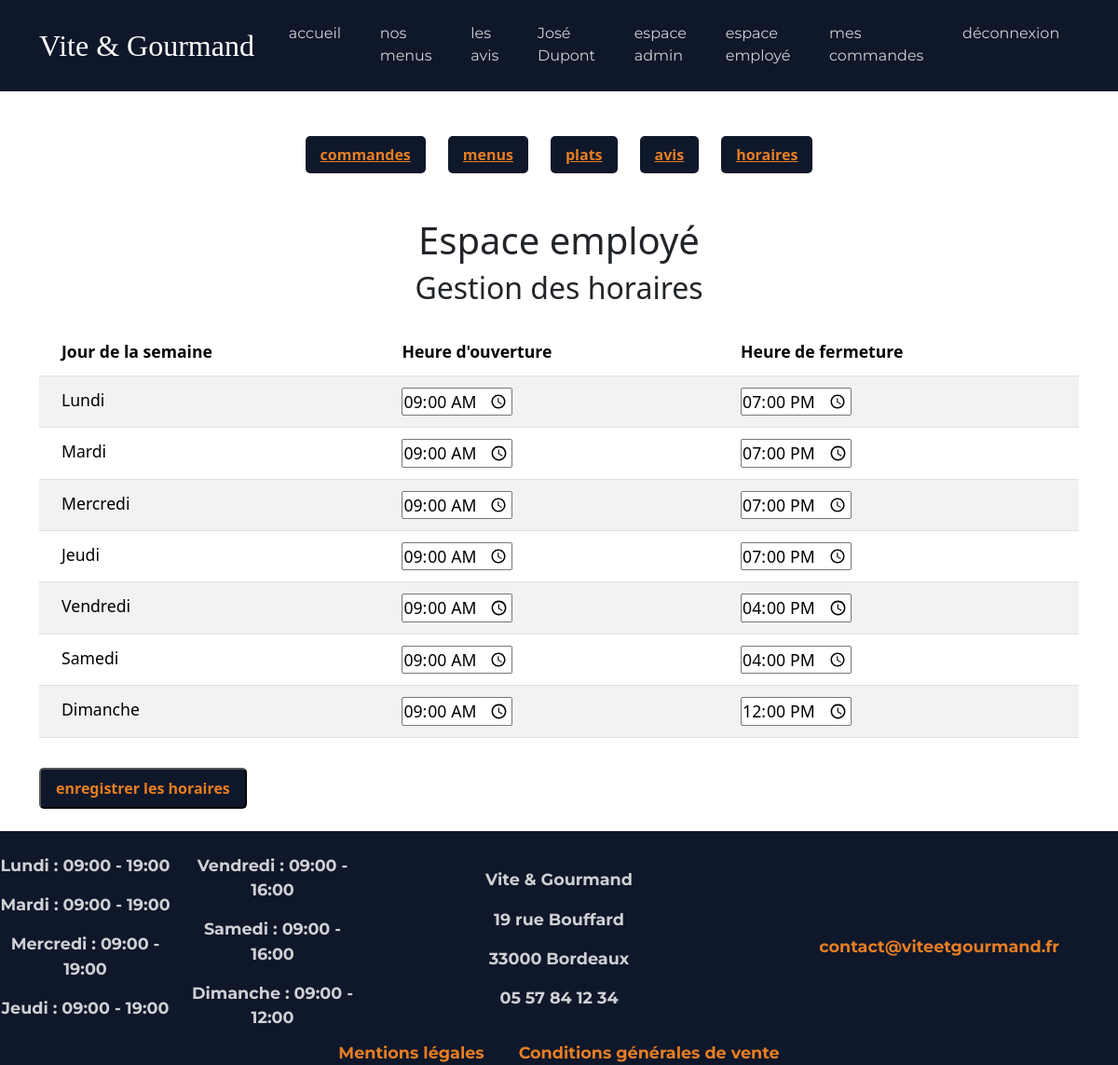
The app's page /employe/horaires (signed in) with its own data.
### tables this page shows
CREATE TABLE horaire(
   Id_horaire INT AUTO_INCREMENT,
   jour VARCHAR(50) NOT NULL,
   heure_ouverture VARCHAR(50) NOT NULL,
   heure_fermeture VARCHAR(50) NOT NULL,
   PRIMARY KEY(Id_horaire)
);

### src/core/Router.php (called while the page is built, shortened)
<?php
class Router
{
    private $routes = [];
    public function add($url, $action)
    {
        $this->routes[$url] = $action;
    }
    public function dispatch()
    {
        $path = parse_url($_SERVER['REQUEST_URI'], PHP_URL_PATH);
        $path = rtrim($path, "/");
        try {
            $action = $this->routes[$path];
            $nomMethode = $action[1];
            $controller = new $nomController();
            $controller->$nomMethode();
        } catch (\Throwable $th) {
            http_response_code(500);
            die("Erreur serveur : " . $th->getMessage());
        }
    }
}

### public/index.php (called while the page is built, shortened)
<?php
$router = new Router();
$router->add('/', [HomeController::class, 'index']);
$router->add('/menus', [MenuController::class, 'index']);
$router->add('/menus/detail', [MenuController::class, 'showDetails']);
$router->add('/menus/filter', [MenuController::class, 'filter']);
$router->add('/connexion', [AuthController::class, 'handleLogin']);
$router->add('/logout', [AuthController::class, 'logout']);
$router->add('/inscription', [AuthController::class, 'handleSignUp']);
$router->add('/reset-password', [AuthController::class, 'handleResetPassword']);
$router->add('/mot-de-passe-oublie', [AuthController::class, 'handleForgotPassword']);
$router->add('/contact', [ContactController::class, 'handleContact']);
$router->add('/avis', [AvisController::class, 'index']);
$router->add('/commande', [OrderController::class, 'handleOrder']);
$router->add('/mon-espace', []);
$router->add('/mon-espace/commandes', [OrderController::class, 'showUserOrders']);
$router->add('/mon-espace/commandes/modifier', [OrderController::class, 'updateOrder']);
$router->add('/mon-espace/commandes/annuler', [OrderController::class, 'deleteOrder']);
$router->add('/mon-espace/avis', [OrderController::class, 'LeaveReview']);
$router->add('/mon-espace/profil', [UserController::class, 'updateProfil']);
$router->add('/employe', [EmployeController::class, 'showOrders']);
$router->add('/employe/statut', [EmployeController::class, 'handleUpdateStatus']);
$router->add('/employe/menus', [EmployeController::class, 'handleMenus']);
$router->add('/employe/plats', [EmployeController::class, 'handlePlats']);
$router->add('/employe/avis', [EmployeController::class, 'handleReviews']);
$router->add('/employe/horaires', [EmployeController::class, 'handleHoraires']);
$router->add('/admin', [AdminController::class, 'handleNewEmploye']);
$router->add('/admin/stats', [AdminController::class, 'handleStats']);
$router->add('/cgv', [LegalController::class, 'showCgv']);
$router->add('/mentions-legales', [LegalController::class, 'showMentionsLegales']);
$router->add('/commande/calculer-frais', [OrderController::class, 'calculerFrais']);
$router->add('/sitemap.xml', [SitemapController::class, 'generate']);
$router->dispatch();

### src/repositories/HoraireRepository.php (called while the page is built, shortened)
<?php
class HoraireRepository
{
    public static function getAllHoraire()
    {
        $pdo = DatabaseConnection::getInstance();
        $stmt = $pdo->prepare("SELECT horaire.* FROM horaire");
        $stmt->execute();
        return $stmt->fetchAll();
    }
}

### src/views/employe/horaires.php (the view, shortened to what this page needs)
<?php require_once('../src/views/layouts/header.php'); ?>
<?php require_once('../src/views/layouts/nav-employe.php'); ?>
<div class="employe text-center mt-4 mb-4">
    <h1>Espace employé</h1>
    <h2>Gestion des horaires</h2>
</div>
<div class="container mb-4 table-responsive">
    <form method="POST" action="/employe/horaires">
        <table class="table table-hover table-striped table-responsive-md">
            <thead>
                <tr>
                    <th scope="col">Jour de la semaine</th>
                    <th scope="col">Heure d'ouverture</th>
                    <th scope="col">Heure de fermeture</th>
                </tr>
            </thead>
            <tbody>
                <?php foreach ($horaires as $horaire): ?>
                    <tr>
                        <td><?= htmlspecialchars($horaire['jour']) ?></td>
                        <td>
                            <input type="time"
                                name="heure_ouverture[<?= $horaire['Id_horaire'] ?>]"
                                value="<?= htmlspecialchars($horaire['heure_ouverture']) ?>">
                        </td>
                        <td>
                            <input type="time"
                                name="heure_fermeture[<?= $horaire['Id_horaire'] ?>]"
                                value="<?= htmlspecialchars($horaire['heure_fermeture']) ?>">
                        </td>
                    </tr>
                <?php endforeach; ?>
            </tbody>
        </table>
        <button class="connect-button mt-3" type="submit">enregistrer les horaires</button>
    </form>
</div>
<?php require_once('../src/views/layouts/footer.php'); ?>

### src/views/layouts/footer.php
<footer>
    <div class="container-fluid footer text-center pt-4">
        <div class="row align-items-center">
            <div class="col">
                <div class="colonne">
                    <?php
                    $horaires = HoraireRepository::getAllHoraire();
                    foreach ($horaires as $horaire):
                    ?>
                        <p><?= htmlspecialchars($horaire['jour']) ?> : <?= htmlspecialchars($horaire['heure_ouverture']) ?> - <?= htmlspecialchars($horaire['heure_fermeture']) ?></p>
                    <?php endforeach; ?>
                </div>
            </div>
            <div class="col">
                <p>Vite & Gourmand</p>
                <p>19 rue Bouffard</p>
                <p>33000 Bordeaux</p>
                <p>05 57 84 12 34</p>
            </div>
            <div class="lien col">
                <a href="mailto:contact@viteetgourmand.fr">contact@viteetgourmand.fr</a>
            </div>
        </div>
        <div class="lien text-center">
            <a href="/mentions-legales">Mentions légales</a>
            <a href="/cgv">Conditions générales de vente</a>
        </div>
    </div>
</footer>

### public/assets/css/style.css (style rules this page uses)
* { padding: 0; margin: 0; }
:root { --couleur-primary: #0056b3; --couleur-secondary: #e67e22; --couleur-dark: #0f172a; --couleur-bg-dark: #1e293b; --font-titre: "Nunito", serif; --font-texte: "Montserrat", sans-serif; }
.footer { font-weight: bold; font-size: 1.1rem; }
.colonne { column-count: 2; }
.container-fluid { padding: 0; background-color: var(--couleur-dark); font-family: var(--font-texte); color: rgba(255, 255, 255, 0.8) !important; }
.lien a { margin: 0 1rem; }
.box-connexion label, .box-connexion a, .box-connexion p, .lien a { color: var(--couleur-secondary); }
.box-connexion a, .lien a { text-decoration: none; }
.connect-button { padding: 0.5rem 1rem; background-color: var(--couleur-dark); border-radius: 5px; color: var(--couleur-secondary); font-weight: bold; transition: transform 0.3s ease, box-shadow 0.3s ease; }
th { color: var(--couleur-primary); }
.table { font-size: 1.1rem; }
.table th, .table td { padding: 0.75rem 1.5rem; }

### records on screen
horaire: jour "Lundi", heure_ouverture "09:00", heure_fermeture "19:00"
horaire: jour "Mardi", heure_ouverture "09:00", heure_fermeture "19:00"
horaire: jour "Mercredi", heure_ouverture "09:00", heure_fermeture "19:00"
horaire: jour "Jeudi", heure_ouverture "09:00", heure_fermeture "19:00"
horaire: jour "Vendredi", heure_ouverture "09:00", heure_fermeture "16:00"
horaire: jour "Samedi", heure_ouverture "09:00", heure_fermeture "16:00"
horaire: jour "Dimanche", heure_ouverture "09:00", heure_fermeture "12:00"

### other values on screen
$_SESSION['prenom'] "José"
$_SESSION['nom'] "Dupont"
